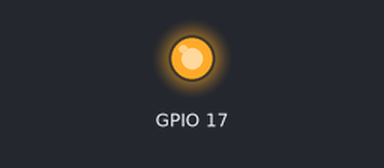
This program was run on a simulated Raspberry Pi (BCM pin numbers). On the bench: output pins drawn as LEDs (lit = HIGH). At 0.5 s the program stops and its outputs stay as they are.

Above: at 0.1 s.
At 0.6 s:
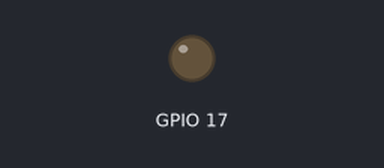
Timing chart, 0 to 2.0 s (numbered marks = the images above):
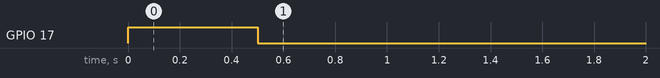

Measured:
- by itself, GPIO 17: LOW → HIGH at 0.00 s, → LOW 0.50 s later

The program:

motor.py
```python
import RPi.GPIO as GPIO
from time import sleep


GPIO.setmode(GPIO.BCM)


class motor:
    def __init__(self,pin):
        self.pin = pin
        GPIO.setup(pin,GPIO.OUT)
    def turnUP(self):
        GPIO.output(self.pin,GPIO.HIGH)
    def turnDOWN(self):
        GPIO.output(self.pin,GPIO.LOW)


thedefmotor = motor(17)
thedefmotor.turnUP()
sleep(0.5)
thedefmotor.turnDOWN()

GPIO.cleanup()
```
